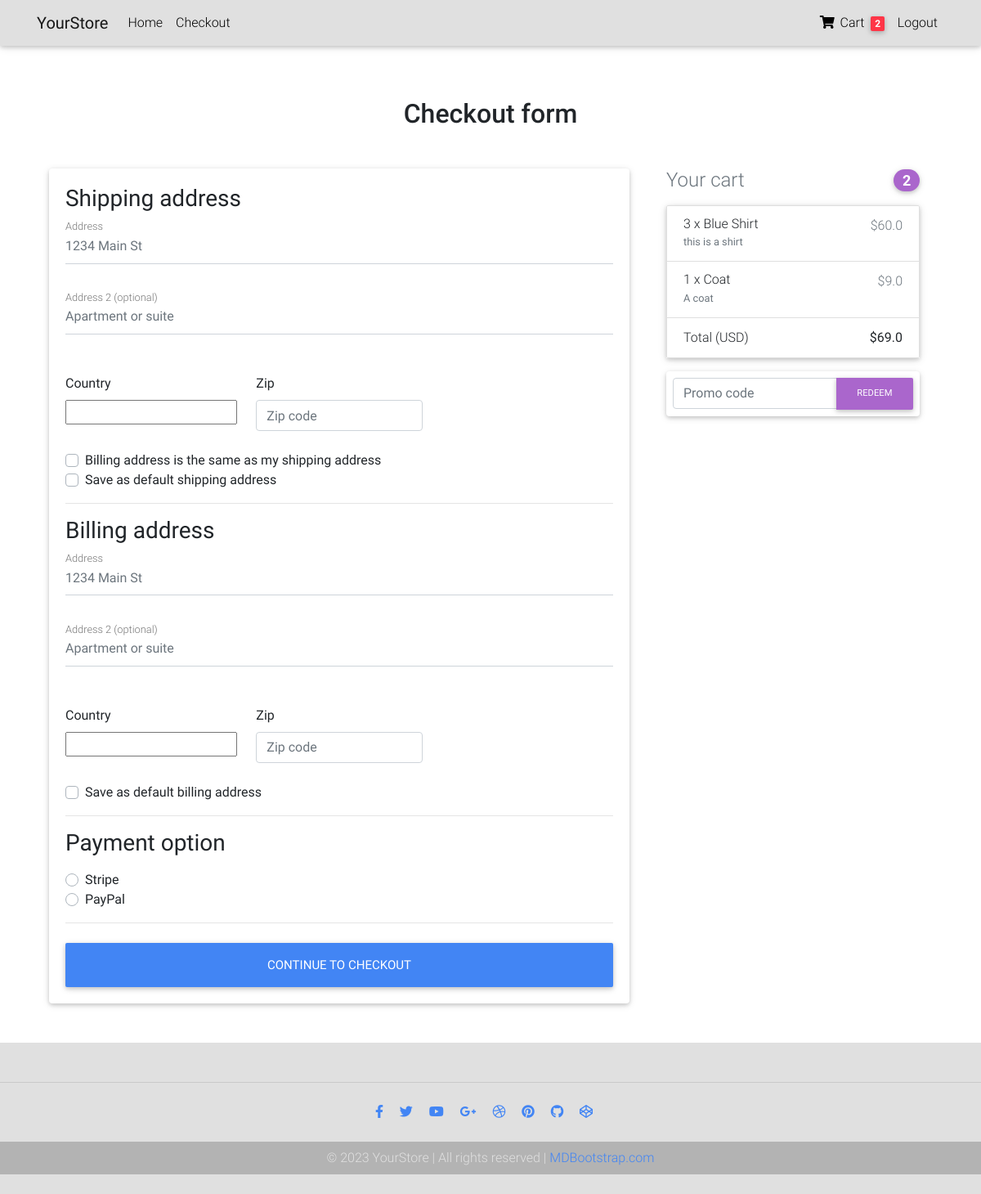
/checkout/ (signed in), run on an earlier commit of the app's database.
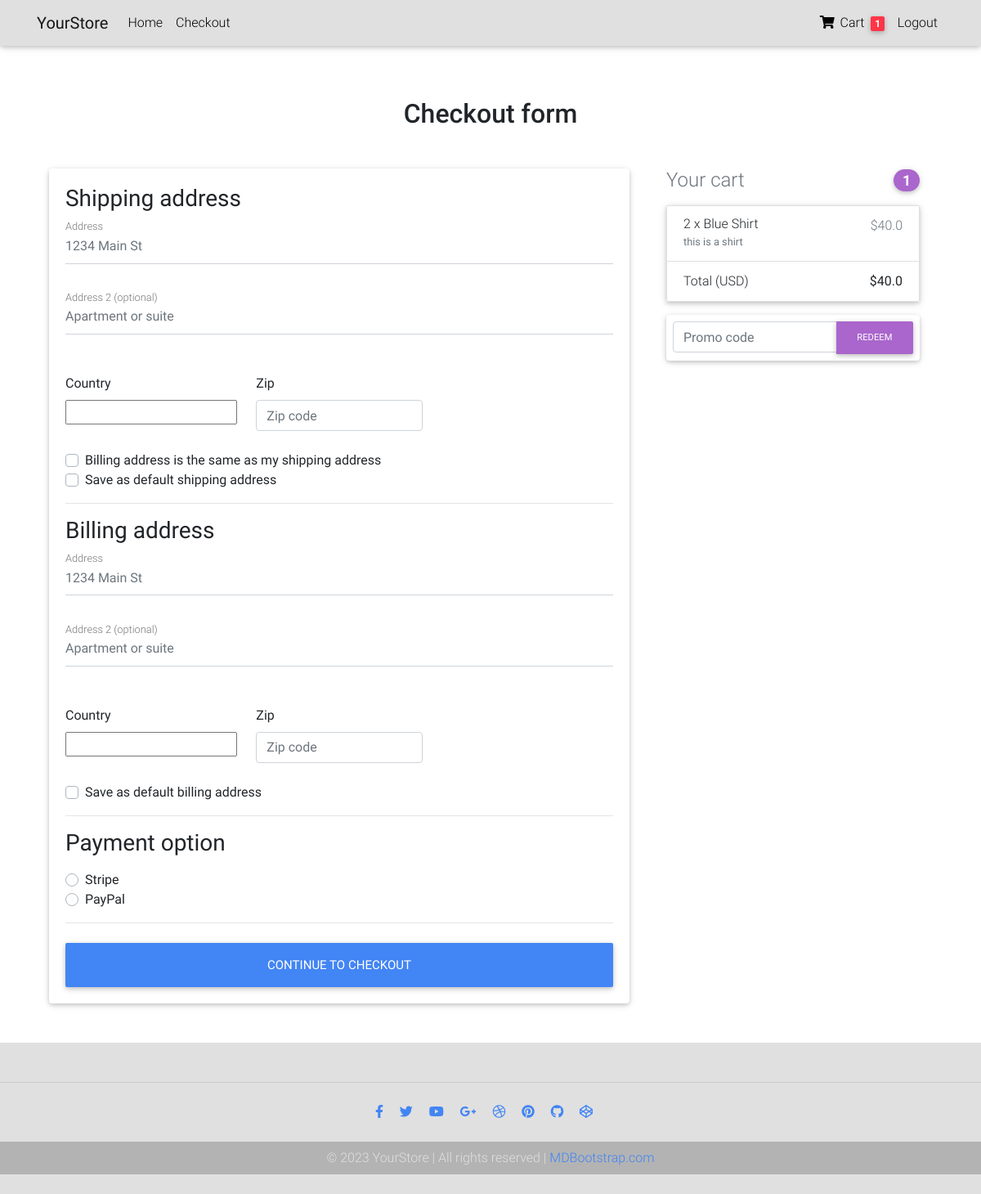
And on a later commit of the database.
### core/models.py (models this page shows, shortened)
class Order(models.Model):
    user = models.ForeignKey(settings.AUTH_USER_MODEL,
                             on_delete=models.CASCADE)
    ref_code = models.CharField(max_length=20, blank=True, null=True)
    items = models.ManyToManyField(OrderItem)
    start_date = models.DateTimeField(auto_now_add=True)
    ordered_date = models.DateTimeField()
    ordered = models.BooleanField(default=False)
    shipping_address = models.ForeignKey(
        'Address', related_name='shipping_address', on_delete=models.SET_NULL, blank=True, null=True)
    billing_address = models.ForeignKey(
        'Address', related_name='billing_address', on_delete=models.SET_NULL, blank=True, null=True)
    payment = models.ForeignKey(
        'Payment', on_delete=models.SET_NULL, blank=True, null=True)
    coupon = models.ForeignKey(
        'Coupon', on_delete=models.SET_NULL, blank=True, null=True)
    being_delivered = models.BooleanField(default=False)
    received = models.BooleanField(default=False)
    refund_requested = models.BooleanField(default=False)
    refund_granted = models.BooleanField(default=False)
    '''
    1. Item added to cart
    2. Adding a billing address
    (Failed checkout)
    3. Payment
    (Preprocessing, processing, packaging etc.)
    4. Being delivered
    5. Received
    6. Refunds
    '''
    def get_total(self):
        total = 0
        for order_item in self.items.all():
            total += order_item.get_final_price()
        if self.coupon:
            total -= self.coupon.amount
        return total

class OrderItem(models.Model):
    user = models.ForeignKey(settings.AUTH_USER_MODEL,
                             on_delete=models.CASCADE)
    ordered = models.BooleanField(default=False)
    item = models.ForeignKey(Item, on_delete=models.CASCADE)
    quantity = models.IntegerField(default=1)
    def get_total_discount_item_price(self):
        return self.quantity * self.item.discount_price
    def get_final_price(self):
        if self.item.discount_price:
            return self.get_total_discount_item_price()
        return self.get_total_item_price()

class Item(models.Model):
    title = models.CharField(max_length=100)
    price = models.FloatField()
    discount_price = models.FloatField(blank=True, null=True)
    category = models.CharField(choices=CATEGORY_CHOICES, max_length=2)
    label = models.CharField(choices=LABEL_CHOICES, max_length=1)
    slug = models.SlugField()
    description = models.TextField()
    image = models.ImageField()

### core/views.py (the view, shortened to what this page needs)
# urls.py: path('checkout/', CheckoutView.as_view(), name='checkout'),
class CheckoutView(View):
    def get(self, *args, **kwargs):
        try:
            order = Order.objects.get(user=self.request.user, ordered=False)
            form = CheckoutForm()
            context = {
                'form': form,
                'couponform': CouponForm(),
                'order': order,
                'DISPLAY_COUPON_FORM': True
            }
            shipping_address_qs = Address.objects.filter(
                user=self.request.user,
                address_type='S',
                default=True
            )
            if shipping_address_qs.exists():
                context.update(
                    {'default_shipping_address': shipping_address_qs[0]})
            billing_address_qs = Address.objects.filter(
                user=self.request.user,
                address_type='B',
                default=True
            )
            if billing_address_qs.exists():
                context.update(
                    {'default_billing_address': billing_address_qs[0]})
            return render(self.request, "checkout.html", context)
        except ObjectDoesNotExist:
            messages.info(self.request, "You do not have an active order")
            return redirect("core:checkout")

### core/forms.py
class CheckoutForm(forms.Form):
    shipping_address = forms.CharField(required=False)
    shipping_address2 = forms.CharField(required=False)
    shipping_country = CountryField(blank_label='(select country)').formfield(
        required=False,
        widget=CountrySelectWidget(attrs={
            'class': 'custom-select d-block w-100',
        }))
    shipping_zip = forms.CharField(required=False)
    billing_address = forms.CharField(required=False)
    billing_address2 = forms.CharField(required=False)
    billing_country = CountryField(blank_label='(select country)').formfield(
        required=False,
        widget=CountrySelectWidget(attrs={
            'class': 'custom-select d-block w-100',
        }))
    billing_zip = forms.CharField(required=False)
    same_billing_address = forms.BooleanField(required=False)
    set_default_shipping = forms.BooleanField(required=False)
    use_default_shipping = forms.BooleanField(required=False)
    set_default_billing = forms.BooleanField(required=False)
    use_default_billing = forms.BooleanField(required=False)
    payment_option = forms.ChoiceField(
        widget=forms.RadioSelect, choices=PAYMENT_CHOICES)

### templates/checkout.html (shortened to what this page needs)
{% extends "base.html" %}
{% load crispy_forms_tags %}
{% block content %}
  <main >
    <div class="container wow fadeIn">
      <h2 class="my-5 h2 text-center">Checkout form</h2>
      <div class="row">
        <div class="col-md-8 mb-4">
          <div class="card">
            <form method="POST" class="card-body">
              <h3>Shipping address</h3>
              <div class='hideable_shipping_form'>
                <div class="md-form mb-5">
                  <input type='text' placeholder='1234 Main St' id='shipping_address' name='shipping_address' class='form-control' />
                  <label for="shipping_address" class="">Address</label>
                </div>
                <div class="md-form mb-5">
                  <input type='text' placeholder='Apartment or suite' id='shipping_address2' name='shipping_address2' class='form-control' />
                  <label for="shipping_address2" class="">Address 2 (optional)</label>
                </div>
                <div class="row">
                  <div class="col-lg-4 col-md-12 mb-4">
                    <label for="country">Country</label>
                    {{ form.shipping_country }}
                  </div>
                  <div class="col-lg-4 col-md-6 mb-4">
                    <label for="shipping_zip">Zip</label>
                    <input type='text' placeholder='Zip code' id='shipping_zip' name='shipping_zip' class='form-control' />
                  </div>
                </div>
                <div class="custom-control custom-checkbox">
                  <label class="custom-control-label" for="same_billing_address">Billing address is the same as my shipping address</label>
                </div>
                <div class="custom-control custom-checkbox">
                  <label class="custom-control-label" for="set_default_shipping">Save as default shipping address</label>
                </div>
              </div>
              <hr>
              <h3>Billing address</h3>
              <div class='hideable_billing_form'>
                <div class="md-form mb-5">
                  <input type='text' placeholder='1234 Main St' id='billing_address' name='billing_address' class='form-control' />
                  <label for="billing_address" class="">Address</label>
                </div>
                <div class="md-form mb-5">
                  <input type='text' placeholder='Apartment or suite' id='billing_address2' name='billing_address2' class='form-control' />
                  <label for="billing_address2" class="">Address 2 (optional)</label>
                </div>
                <div class="row">
                  <div class="col-lg-4 col-md-12 mb-4">
                    <label for="country">Country</label>
                    {{ form.billing_country }}
                  </div>
                  <div class="col-lg-4 col-md-6 mb-4">
                    <label for="billing_zip">Zip</label>
                    <input type='text' placeholder='Zip code' id='billing_zip' name='billing_zip' class='form-control' />
                  </div>
                </div>
                <div class="custom-control custom-checkbox">
                  <label class="custom-control-label" for="set_default_billing">Save as default billing address</label>
                </div>
              </div>
              <hr>
              <h3>Payment option</h3>
              <div class="d-block my-3">
                {% for value, name in form.fields.payment_option.choices %}
                <div class="custom-control custom-radio">
                  <label class="custom-control-label" for="{{ name }}">{{ name }}</label>
                </div>
                {% endfor %}
              </div>
              <hr class="mb-4">
              <button class="btn btn-primary btn-lg btn-block" type="submit">Continue to checkout</button>
            </form>
          </div>
        </div>
        <div class="col-md-4 mb-4">
          {% include "order_snippet.html" %}
        </div>
      </div>
    </div>
  </main>
{% endblock content %}

### templates/navbar.html (shortened to what this page needs)
{% load cart_template_tags %}
<nav class="navbar navbar-expand-lg navbar-light bg-light fixed-top">
  <div class="container">
    <a class="navbar-brand" href="/">
      <strong>YourStore</strong>
    </a>
    <div class="collapse navbar-collapse" id="navbarSupportedContent">
      <ul class="navbar-nav mr-auto">
        <li class="nav-item">
          <a class="nav-link" href="/">Home</a>
        </li>
        <li class="nav-item">
          <a class="nav-link" href="/checkout">Checkout</a>
        </li>
      </ul>
      <ul class="navbar-nav ml-auto">
        <li class="nav-item">
          <a href="{% url 'core:order-summary' %}" class="nav-link">
            <i class="fas fa-shopping-cart"></i> Cart
            <span class="badge badge-danger ml-1">{{ request.user|cart_item_count }}</span>
          </a>
        </li>
        {% if request.user.is_authenticated %}
        <li class="nav-item">
          <a class="nav-link" href="{% url 'account_logout' %}">Logout</a>
        </li>
        {% endif %}
      </ul>
    </div>
  </div>
</nav>

### templates/order_snippet.html (shortened to what this page needs)
<div class="col-md-12 mb-4">
    <h4 class="d-flex justify-content-between align-items-center mb-3">
    <span class="text-muted">Your cart</span>
    <span class="badge badge-secondary badge-pill">{{ order.items.count }}</span>
    </h4>
    <ul class="list-group mb-3 z-depth-1">
    {% for order_item in order.items.all %}
    <li class="list-group-item d-flex justify-content-between lh-condensed">
        <div>
        <h6 class="my-0">{{ order_item.quantity }} x {{ order_item.item.title}}</h6>
        <small class="text-muted">{{ order_item.item.description}}</small>
        </div>
        <span class="text-muted">${{ order_item.get_final_price }}</span>
    </li>
    {% endfor %}
    <li class="list-group-item d-flex justify-content-between">
        <span>Total (USD)</span>
        <strong>${{ order.get_total }}</strong>
    </li>
    </ul>
    {% if DISPLAY_COUPON_FORM %}
    <form class="card p-2" action="{% url 'core:add-coupon' %}" method="POST">
        <div class="input-group">
            {{ couponform.code }}
            <div class="input-group-append">
            <button class="btn btn-secondary btn-md waves-effect m-0" type="submit">Redeem</button>
            </div>
        </div>
    </form>
    {% endif %}
</div>

What changed in the data, as far as the page shows it:
no longer on this page (row unchanged): OrderItem: quantity "1", item "Coat", item.description "A coat", get_final_price "9.0"
changed through a linked row, Order: items.count "2" → "1"; get_total "69.0" → "40.0"
changed OrderItem "Blue Shirt": quantity "3" → "2"; get_final_price "60.0" → "40.0"
Also different on the page:
{{ request.user|cart_item_count }}: "2" → "1"
